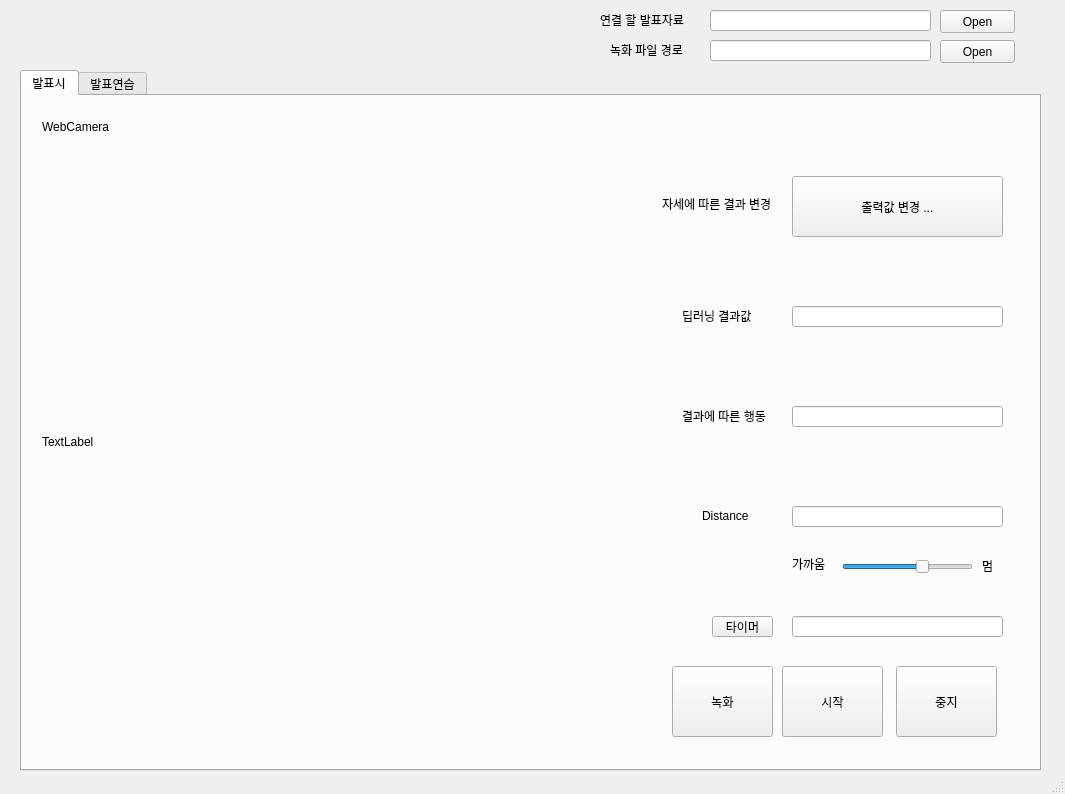
<?xml version="1.0" encoding="UTF-8"?>
<ui version="4.0">
 <class>MainWindow</class>
 <widget class="QMainWindow" name="MainWindow">
  <property name="geometry">
   <rect>
    <x>0</x>
    <y>0</y>
    <width>1065</width>
    <height>794</height>
   </rect>
  </property>
  <property name="windowTitle">
   <string>MainWindow</string>
  </property>
  <widget class="QWidget" name="centralwidget">
   <widget class="QPushButton" name="FileOpen">
    <property name="geometry">
     <rect>
      <x>940</x>
      <y>10</y>
      <width>75</width>
      <height>23</height>
     </rect>
    </property>
    <property name="text">
     <string>Open</string>
    </property>
   </widget>
   <widget class="QLineEdit" name="lineEdit">
    <property name="geometry">
     <rect>
      <x>710</x>
      <y>10</y>
      <width>221</width>
      <height>21</height>
     </rect>
    </property>
   </widget>
   <widget class="QTabWidget" name="tabWidget">
    <property name="geometry">
     <rect>
      <x>20</x>
      <y>70</y>
      <width>1021</width>
      <height>701</height>
     </rect>
    </property>
    <property name="currentIndex">
     <number>0</number>
    </property>
    <widget class="QWidget" name="tab">
     <attribute name="title">
      <string>발표시</string>
     </attribute>
     <widget class="QLabel" name="label_3">
      <property name="geometry">
       <rect>
        <x>20</x>
        <y>20</y>
        <width>91</width>
        <height>21</height>
       </rect>
      </property>
      <property name="text">
       <string>WebCamera</string>
      </property>
     </widget>
     <widget class="QLabel" name="label_5">
      <property name="geometry">
       <rect>
        <x>640</x>
        <y>100</y>
        <width>121</width>
        <height>16</height>
       </rect>
      </property>
      <property name="text">
       <string>자세에 따른 결과 변경</string>
      </property>
     </widget>
     <widget class="QLabel" name="label_6">
      <property name="geometry">
       <rect>
        <x>660</x>
        <y>210</y>
        <width>81</width>
        <height>20</height>
       </rect>
      </property>
      <property name="text">
       <string>딥러닝 결과값</string>
      </property>
     </widget>
     <widget class="QLabel" name="label_7">
      <property name="geometry">
       <rect>
        <x>660</x>
        <y>310</y>
        <width>101</width>
        <height>20</height>
       </rect>
      </property>
      <property name="text">
       <string>결과에 따른 행동</string>
      </property>
     </widget>
     <widget class="QLabel" name="label_8">
      <property name="geometry">
       <rect>
        <x>680</x>
        <y>410</y>
        <width>51</width>
        <height>20</height>
       </rect>
      </property>
      <property name="text">
       <string>Distance</string>
      </property>
     </widget>
     <widget class="QLineEdit" name="lineEdit_3">
      <property name="geometry">
       <rect>
        <x>770</x>
        <y>210</y>
        <width>211</width>
        <height>21</height>
       </rect>
      </property>
     </widget>
     <widget class="QLineEdit" name="lineEdit_4">
      <property name="geometry">
       <rect>
        <x>770</x>
        <y>310</y>
        <width>211</width>
        <height>21</height>
       </rect>
      </property>
     </widget>
     <widget class="QLineEdit" name="lineEdit_5">
      <property name="geometry">
       <rect>
        <x>770</x>
        <y>410</y>
        <width>211</width>
        <height>21</height>
       </rect>
      </property>
     </widget>
     <widget class="QSlider" name="horizontalSlider">
      <property name="geometry">
       <rect>
        <x>820</x>
        <y>460</y>
        <width>131</width>
        <height>22</height>
       </rect>
      </property>
      <property name="minimum">
       <number>20</number>
      </property>
      <property name="singleStep">
       <number>0</number>
      </property>
      <property name="value">
       <number>70</number>
      </property>
      <property name="orientation">
       <enum>Qt::Horizontal</enum>
      </property>
     </widget>
     <widget class="QLabel" name="label_4">
      <property name="geometry">
       <rect>
        <x>770</x>
        <y>460</y>
        <width>41</width>
        <height>16</height>
       </rect>
      </property>
      <property name="text">
       <string>가까움</string>
      </property>
     </widget>
     <widget class="QLabel" name="label_9">
      <property name="geometry">
       <rect>
        <x>960</x>
        <y>460</y>
        <width>21</width>
        <height>20</height>
       </rect>
      </property>
      <property name="text">
       <string>멈</string>
      </property>
     </widget>
     <widget class="QLabel" name="label_10">
      <property name="geometry">
       <rect>
        <x>20</x>
        <y>70</y>
        <width>581</width>
        <height>551</height>
       </rect>
      </property>
      <property name="text">
       <string>TextLabel</string>
      </property>
     </widget>
     <widget class="QPushButton" name="pushButton">
      <property name="geometry">
       <rect>
        <x>760</x>
        <y>570</y>
        <width>101</width>
        <height>71</height>
       </rect>
      </property>
      <property name="text">
       <string>시작</string>
      </property>
     </widget>
     <widget class="QPushButton" name="pushButton_2">
      <property name="geometry">
       <rect>
        <x>874</x>
        <y>570</y>
        <width>101</width>
        <height>71</height>
       </rect>
      </property>
      <property name="text">
       <string>중지</string>
      </property>
     </widget>
     <widget class="QPushButton" name="pushButton_3">
      <property name="geometry">
       <rect>
        <x>770</x>
        <y>80</y>
        <width>211</width>
        <height>61</height>
       </rect>
      </property>
      <property name="text">
       <string>출력값 변경 ...</string>
      </property>
     </widget>
     <widget class="QPushButton" name="pushButton_4">
      <property name="geometry">
       <rect>
        <x>650</x>
        <y>570</y>
        <width>101</width>
        <height>71</height>
       </rect>
      </property>
      <property name="text">
       <string>녹화</string>
      </property>
     </widget>
     <widget class="QLineEdit" name="lineEdit_10">
      <property name="geometry">
       <rect>
        <x>770</x>
        <y>520</y>
        <width>211</width>
        <height>21</height>
       </rect>
      </property>
     </widget>
     <widget class="QPushButton" name="pushButton_9">
      <property name="geometry">
       <rect>
        <x>690</x>
        <y>520</y>
        <width>61</width>
        <height>21</height>
       </rect>
      </property>
      <property name="text">
       <string>타이머</string>
      </property>
     </widget>
    </widget>
    <widget class="QWidget" name="tab_2">
     <attribute name="title">
      <string>발표연습</string>
     </attribute>
     <widget class="QLabel" name="label_11">
      <property name="geometry">
       <rect>
        <x>20</x>
        <y>20</y>
        <width>91</width>
        <height>21</height>
       </rect>
      </property>
      <property name="text">
       <string>WebCamera</string>
      </property>
     </widget>
     <widget class="QLabel" name="label_12">
      <property name="geometry">
       <rect>
        <x>20</x>
        <y>60</y>
        <width>581</width>
        <height>551</height>
       </rect>
      </property>
      <property name="text">
       <string>TextLabel</string>
      </property>
     </widget>
     <widget class="QLabel" name="label_14">
      <property name="geometry">
       <rect>
        <x>650</x>
        <y>450</y>
        <width>51</width>
        <height>20</height>
       </rect>
      </property>
      <property name="text">
       <string>Distance</string>
      </property>
     </widget>
     <widget class="QLabel" name="label_15">
      <property name="geometry">
       <rect>
        <x>740</x>
        <y>500</y>
        <width>41</width>
        <height>16</height>
       </rect>
      </property>
      <property name="text">
       <string>가까움</string>
      </property>
     </widget>
     <widget class="QLineEdit" name="lineEdit_6">
      <property name="geometry">
       <rect>
        <x>740</x>
        <y>450</y>
        <width>211</width>
        <height>21</height>
       </rect>
      </property>
     </widget>
     <widget class="QLabel" name="label_16">
      <property name="geometry">
       <rect>
        <x>930</x>
        <y>500</y>
        <width>21</width>
        <height>20</height>
       </rect>
      </property>
      <property name="text">
       <string>멈</string>
      </property>
     </widget>
     <widget class="QLabel" name="label_17">
      <property name="geometry">
       <rect>
        <x>600</x>
        <y>80</y>
        <width>121</width>
        <height>16</height>
       </rect>
      </property>
      <property name="text">
       <string>자세에 따른 결과 변경</string>
      </property>
     </widget>
     <widget class="QLabel" name="label_18">
      <property name="geometry">
       <rect>
        <x>620</x>
        <y>360</y>
        <width>101</width>
        <height>20</height>
       </rect>
      </property>
      <property name="text">
       <string>결과에 따른 행동</string>
      </property>
     </widget>
     <widget class="QSlider" name="horizontalSlider_2">
      <property name="geometry">
       <rect>
        <x>780</x>
        <y>500</y>
        <width>131</width>
        <height>22</height>
       </rect>
      </property>
      <property name="minimum">
       <number>20</number>
      </property>
      <property name="singleStep">
       <number>0</number>
      </property>
      <property name="value">
       <number>70</number>
      </property>
      <property name="orientation">
       <enum>Qt::Horizontal</enum>
      </property>
     </widget>
     <widget class="QPushButton" name="pushButton_6">
      <property name="geometry">
       <rect>
        <x>740</x>
        <y>60</y>
        <width>211</width>
        <height>61</height>
       </rect>
      </property>
      <property name="text">
       <string>출력값 변경 ...</string>
      </property>
     </widget>
     <widget class="QLineEdit" name="lineEdit_7">
      <property name="geometry">
       <rect>
        <x>740</x>
        <y>190</y>
        <width>211</width>
        <height>21</height>
       </rect>
      </property>
     </widget>
     <widget class="QLineEdit" name="lineEdit_8">
      <property name="geometry">
       <rect>
        <x>740</x>
        <y>360</y>
        <width>211</width>
        <height>21</height>
       </rect>
      </property>
     </widget>
     <widget class="QLabel" name="label_19">
      <property name="geometry">
       <rect>
        <x>630</x>
        <y>190</y>
        <width>81</width>
        <height>20</height>
       </rect>
      </property>
      <property name="text">
       <string>딥러닝 결과값</string>
      </property>
     </widget>
     <widget class="QLineEdit" name="lineEdit_9">
      <property name="geometry">
       <rect>
        <x>740</x>
        <y>270</y>
        <width>211</width>
        <height>21</height>
       </rect>
      </property>
     </widget>
     <widget class="QLabel" name="label_20">
      <property name="geometry">
       <rect>
        <x>620</x>
        <y>270</y>
        <width>91</width>
        <height>20</height>
       </rect>
      </property>
      <property name="text">
       <string>아이트래킹 결과</string>
      </property>
     </widget>
     <widget class="QPushButton" name="pushButton_5">
      <property name="geometry">
       <rect>
        <x>746</x>
        <y>550</y>
        <width>101</width>
        <height>71</height>
       </rect>
      </property>
      <property name="text">
       <string>시작</string>
      </property>
     </widget>
     <widget class="QPushButton" name="pushButton_7">
      <property name="geometry">
       <rect>
        <x>636</x>
        <y>550</y>
        <width>101</width>
        <height>71</height>
       </rect>
      </property>
      <property name="text">
       <string>녹화</string>
      </property>
     </widget>
     <widget class="QPushButton" name="pushButton_8">
      <property name="geometry">
       <rect>
        <x>860</x>
        <y>550</y>
        <width>101</width>
        <height>71</height>
       </rect>
      </property>
      <property name="text">
       <string>중지</string>
      </property>
     </widget>
    </widget>
   </widget>
   <widget class="QLineEdit" name="lineEdit_2">
    <property name="geometry">
     <rect>
      <x>710</x>
      <y>40</y>
      <width>221</width>
      <height>21</height>
     </rect>
    </property>
   </widget>
   <widget class="QPushButton" name="FileOpen_2">
    <property name="geometry">
     <rect>
      <x>940</x>
      <y>40</y>
      <width>75</width>
      <height>23</height>
     </rect>
    </property>
    <property name="text">
     <string>Open</string>
    </property>
   </widget>
   <widget class="QLabel" name="label">
    <property name="geometry">
     <rect>
      <x>600</x>
      <y>10</y>
      <width>101</width>
      <height>20</height>
     </rect>
    </property>
    <property name="text">
     <string>연결 할 발표자료</string>
    </property>
   </widget>
   <widget class="QLabel" name="label_2">
    <property name="geometry">
     <rect>
      <x>610</x>
      <y>40</y>
      <width>91</width>
      <height>20</height>
     </rect>
    </property>
    <property name="text">
     <string>녹화 파일 경로</string>
    </property>
   </widget>
  </widget>
  <widget class="QMenuBar" name="menubar">
   <property name="geometry">
    <rect>
     <x>0</x>
     <y>0</y>
     <width>1065</width>
     <height>21</height>
    </rect>
   </property>
  </widget>
  <widget class="QStatusBar" name="statusbar"/>
 </widget>
 <resources/>
 <connections/>
</ui>
